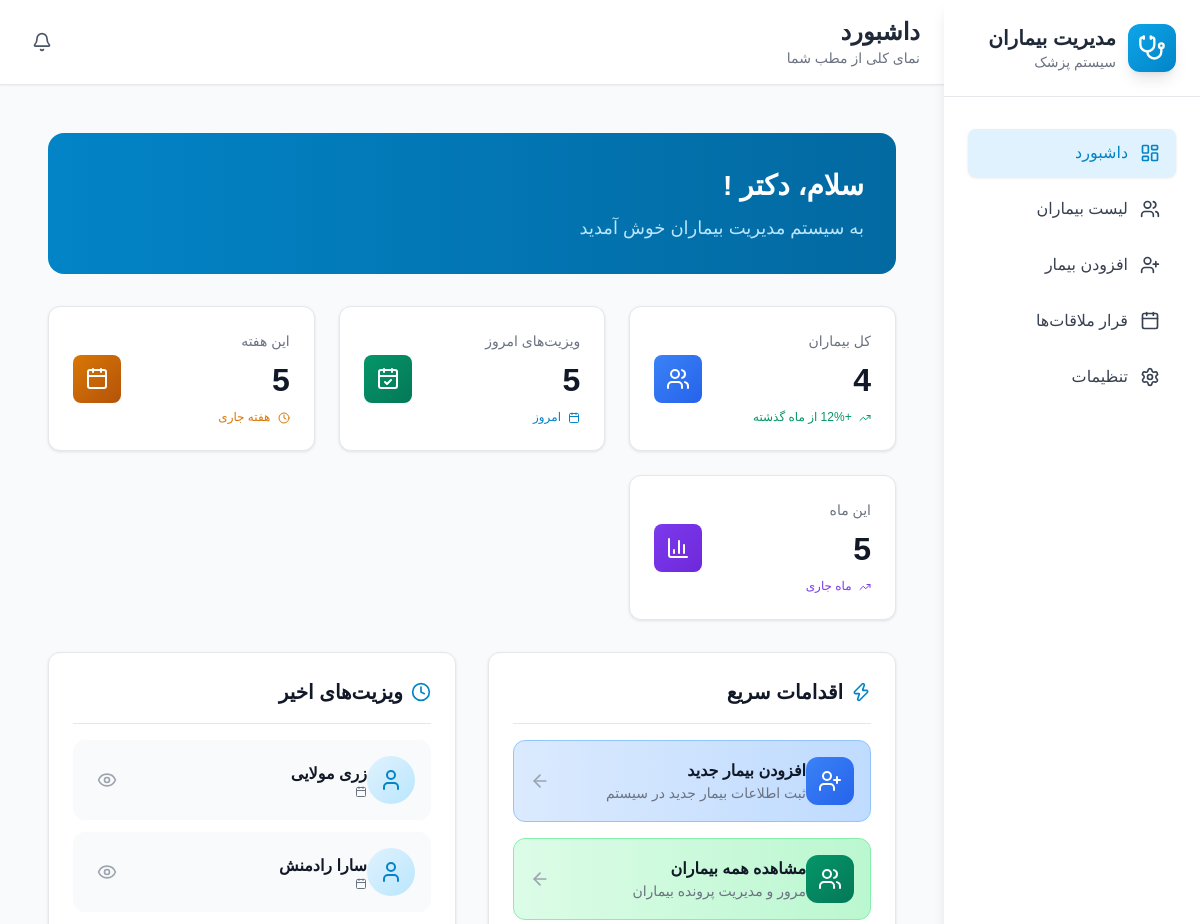
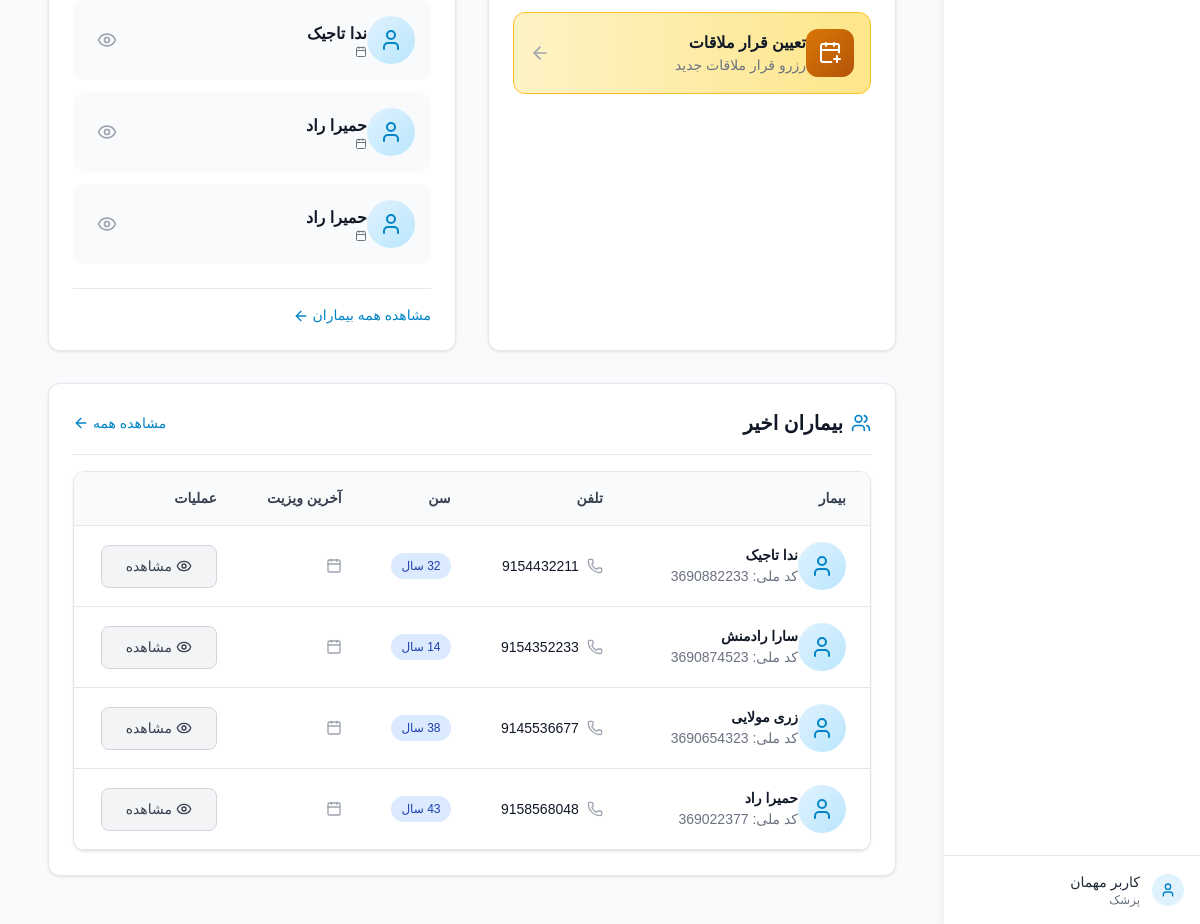
Before: /dashboard/ with the older database file (2 pictures, top to bottom).
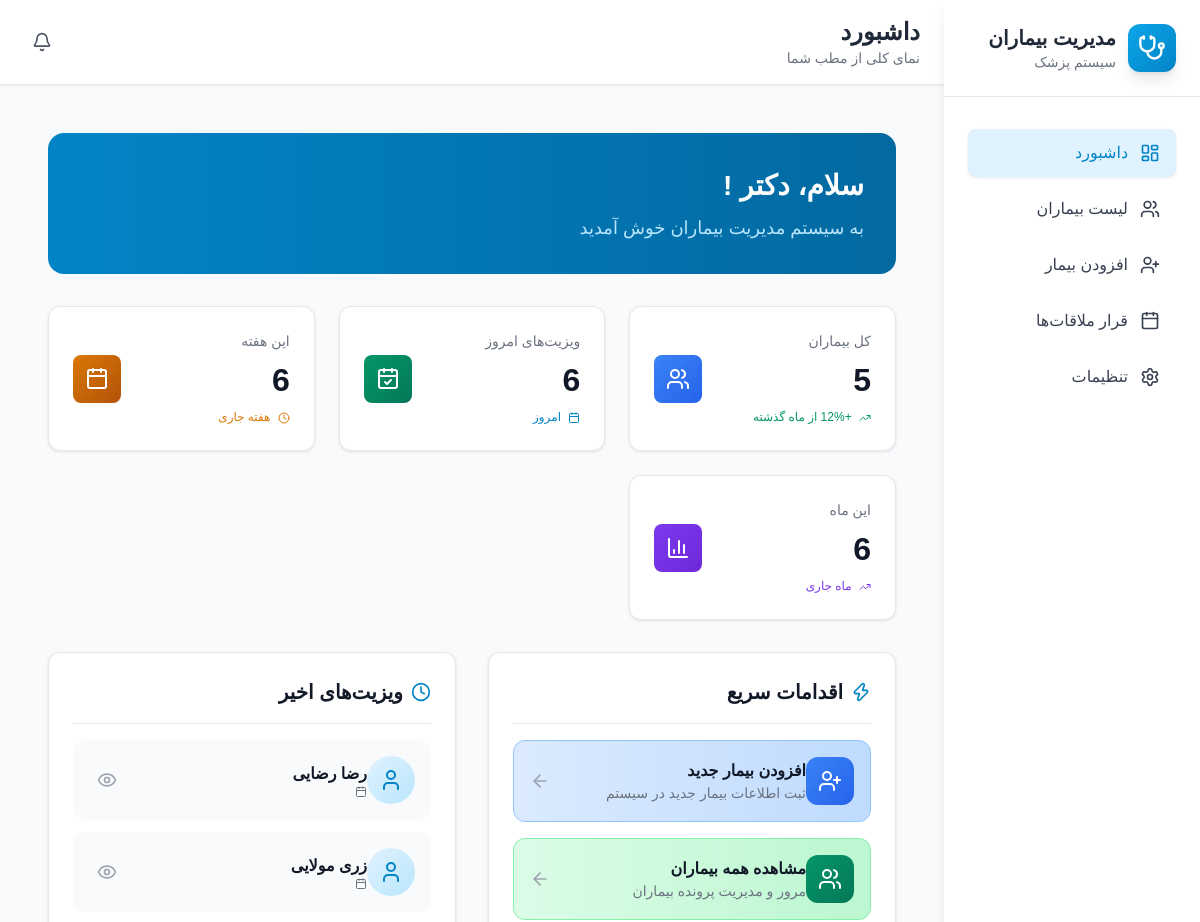
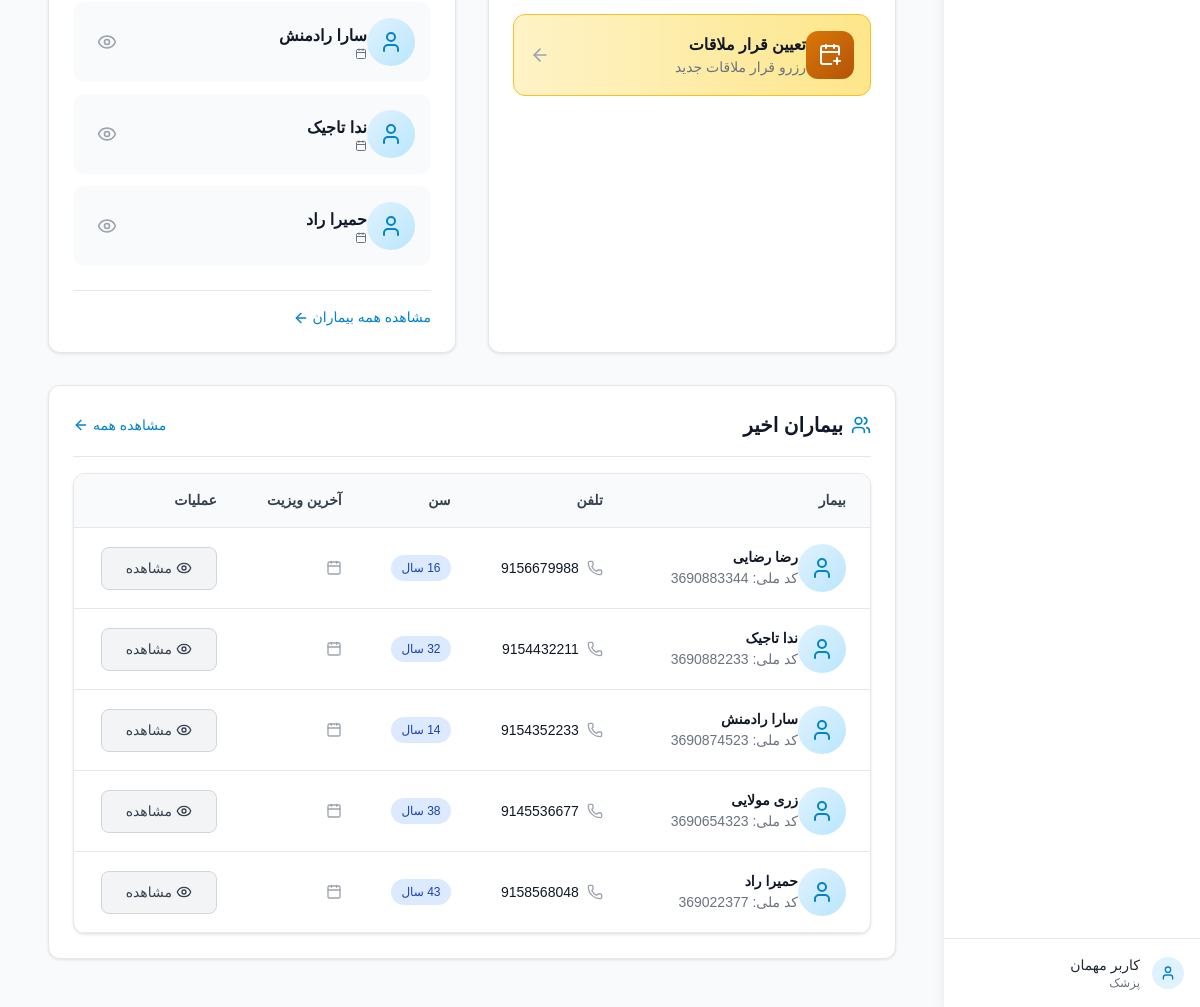
After: the same page with the newer database file (2 pictures, top to bottom).
### patients/models.py (models this page shows, shortened)
class Visit(models.Model):
    patient = models.ForeignKey(Patient, on_delete=models.CASCADE, related_name='visits')
    visit_date = models.DateTimeField(auto_now_add=True)
    diagnosis = models.TextField()
    prescription = models.TextField(blank=True)
    notes = models.TextField(blank=True)
    next_visit_date = models.CharField(max_length=10, null=True, blank=True, help_text="تاریخ ویزیت بعدی به صورت شمسی (YYYY/MM/DD)")
    created_at = models.DateTimeField(auto_now_add=True)
    updated_at = models.DateTimeField(auto_now=True)
    class Meta:
        ordering = ['-visit_date']

class Patient(models.Model):
    GENDER_CHOICES = [
        ('M', 'مرد'),
        ('F', 'زن'),
        ('O', 'سایر'),
    ]
    first_name = models.CharField(max_length=100)
    last_name = models.CharField(max_length=100)
    national_id = models.CharField(
        max_length=20,
        unique=True,
        validators=[RegexValidator(
            regex=r'^\d+$',
            message='کد ملی باید فقط شامل اعداد باشد'
        )]
    )
    birth_date = models.CharField(max_length=10, help_text="تاریخ تولد به صورت شمسی (YYYY/MM/DD)")
    gender = models.CharField(max_length=1, choices=GENDER_CHOICES)
    phone = models.CharField(
        max_length=15,
        validators=[RegexValidator(
            regex=r'^\+?1?\d{9,15}$',
            message='شماره تلفن باید در فرمت صحیح وارد شود. حداکثر 15 رقم مجاز است.'
        )]
    )
    address = models.TextField()
    created_at = models.DateTimeField(auto_now_add=True)
    updated_at = models.DateTimeField(auto_now=True)
    class Meta:
        ordering = ['last_name', 'first_name']
    @property
    def full_name(self):
        return f"{self.first_name} {self.last_name}"
    @property
    def age(self):
        if not self.birth_date:
            return None
        try:
            parts = self.birth_date.split('/')
            if len(parts) != 3:
                return None
            jalali_year = int(parts[0])
            current_jalali_year = 1403  # Current Jalali year
            return current_jalali_year - jalali_year
        except (ValueError, IndexError):
            return None

### patients/views.py (the view)
# urls.py: path('dashboard/', views.dashboard, name='dashboard'),
def dashboard(request):
    total_patients = Patient.objects.count()
    today = timezone.now().date()
    today_visits = Visit.objects.filter(visit_date__date=today).count()
    week_start = today - timedelta(days=today.weekday())
    week_visits = Visit.objects.filter(visit_date__date__gte=week_start).count()
    month_start = today.replace(day=1)
    month_visits = Visit.objects.filter(visit_date__date__gte=month_start).count()
    recent_visits = Visit.objects.select_related('patient').order_by('-visit_date')[:5]
    recent_patients = Patient.objects.prefetch_related('visits').order_by('-created_at')[:10]
    context = {
        'total_patients': total_patients,
        'today_visits': today_visits,
        'week_visits': week_visits,
        'month_visits': month_visits,
        'recent_visits': recent_visits,
        'recent_patients': recent_patients,
    }
    return render(request, 'dashboard.html', context)

### patients/context_processors.py (called while the page is built)
def notifications_context(request):
    unread_count = Notification.objects.filter(is_read=False).count()
    return {
        'unread_notifications_count': unread_count,
    }

### patients/templatetags/jalali.py (called while the page is built, shortened)
def _to_datetime(value):
    if isinstance(value, datetime):
        return value
    if isinstance(value, date):
        return datetime(value.year, value.month, value.day)
    return None

@register.filter(name="jalali")
def jalali(value, fmt: str = "%Y/%m/%d"):
    if value in (None, ""):
        return ""
    dt = _to_datetime(value)
    if not dt:
        return value
    if jdatetime is None:
        return dt.strftime(fmt)
    jdt = jdatetime.datetime.fromgregorian(datetime=dt)
    return jdt.strftime(fmt)

### templates/dashboard.html (shortened to what the changed rows need)
{% extends 'base.html' %}
{% load static %}
{% load jalali %}
{% block page_title %}داشبورد{% endblock %}
{% block content %}
<div style="padding: 24px;">
    <div style="background: linear-gradient(to right, #0284c7, #0369a1); border-radius: 16px; padding: 32px; color: white; margin-bottom: 32px;">
        <div style="display: flex; align-items: center; justify-content: space-between;">
            <div>
                <h1 style="font-size: 28px; font-weight: bold; margin-bottom: 8px;">سلام، دکتر {{ user.get_full_name|default:user.username }}!</h1>
            </div>
        </div>
    </div>
    <div style="display: grid; grid-template-columns: repeat(auto-fit, minmax(250px, 1fr)); gap: 24px; margin-bottom: 32px;">
        <div class="stat-card">
            <div style="display: flex; align-items: center; justify-content: space-between;">
                <div>
                    <p style="font-size: 14px; font-weight: 500; color: #6b7280; margin-bottom: 4px;">کل بیماران</p>
                    <p style="font-size: 32px; font-weight: bold; color: #111827;">{{ total_patients|default:"0" }}</p>
                    <p style="font-size: 12px; color: #059669; margin-top: 4px;">
                        <i data-lucide="trending-up" style="width: 12px; height: 12px; display: inline; margin-left: 4px;"></i>
                        +12% از ماه گذشته
                    </p>
                </div>
            </div>
        </div>
        <div class="stat-card">
            <div style="display: flex; align-items: center; justify-content: space-between;">
                <div>
                    <p style="font-size: 14px; font-weight: 500; color: #6b7280; margin-bottom: 4px;">ویزیت‌های امروز</p>
                    <p style="font-size: 32px; font-weight: bold; color: #111827;">{{ today_visits|default:"0" }}</p>
                    <p style="font-size: 12px; color: #0284c7; margin-top: 4px;">
                        <i data-lucide="calendar" style="width: 12px; height: 12px; display: inline; margin-left: 4px;"></i>
                        امروز
                    </p>
                </div>
            </div>
        </div>
        <div class="stat-card">
            <div style="display: flex; align-items: center; justify-content: space-between;">
                <div>
                    <p style="font-size: 14px; font-weight: 500; color: #6b7280; margin-bottom: 4px;">این هفته</p>
                    <p style="font-size: 32px; font-weight: bold; color: #111827;">{{ week_visits|default:"0" }}</p>
                    <p style="font-size: 12px; color: #d97706; margin-top: 4px;">
                        <i data-lucide="clock" style="width: 12px; height: 12px; display: inline; margin-left: 4px;"></i>
                        هفته جاری
                    </p>
                </div>
            </div>
        </div>
        <div class="stat-card">
            <div style="display: flex; align-items: center; justify-content: space-between;">
                <div>
                    <p style="font-size: 14px; font-weight: 500; color: #6b7280; margin-bottom: 4px;">این ماه</p>
                    <p style="font-size: 32px; font-weight: bold; color: #111827;">{{ month_visits|default:"0" }}</p>
                    <p style="font-size: 12px; color: #7c3aed; margin-top: 4px;">
                        <i data-lucide="trending-up" style="width: 12px; height: 12px; display: inline; margin-left: 4px;"></i>
                        ماه جاری
                    </p>
                </div>
            </div>
        </div>
    </div>
    <div style="display: grid; grid-template-columns: repeat(auto-fit, minmax(400px, 1fr)); gap: 32px; margin-bottom: 32px;">
        <div class="card">
            {% if recent_visits %}
                <div style="display: flex; flex-direction: column; gap: 12px;">
                    {% for visit in recent_visits %}
                    <div style="display: flex; align-items: center; justify-content: space-between; padding: 16px; background: #f9fafb; border-radius: 12px; transition: background-color 0.2s;">
                        <div style="display: flex; align-items: center;">
                            <div style="width: 48px; height: 48px; background: linear-gradient(to bottom right, #e0f2fe, #bae6fd); border-radius: 50%; display: flex; align-items: center; justify-content: center;">
                                <i data-lucide="user" style="width: 24px; height: 24px; color: #0284c7;"></i>
                            </div>
                            <div style="margin-left: 16px;">
                                <p style="font-weight: 600; color: #111827; margin: 0;">{{ visit.patient.full_name }}</p>
                                <p style="font-size: 14px; color: #6b7280; margin: 0; display: flex; align-items: center;">
                                    <i data-lucide="calendar" style="width: 12px; height: 12px; margin-left: 4px;"></i>
                                </p>
                            </div>
                        </div>
                        <a href="{% url 'patient_detail' visit.patient.id %}" style="padding: 8px; color: #9ca3af; border-radius: 8px; transition: all 0.2s;">
                            <i data-lucide="eye" style="width: 20px; height: 20px;"></i>
                        </a>
                    </div>
                    {% endfor %}
                </div>
            {% endif %}
        </div>
    </div>
    <div class="card">
        {% if recent_patients %}
            <div class="table-container">
                <div style="overflow-x: auto;">
                    <table style="width: 100%;">
                        <thead class="table-header">
                            <tr>
                                <th class="table-cell" style="font-weight: 600; color: #374151;">بیمار</th>
                                <th class="table-cell" style="font-weight: 600; color: #374151;">تلفن</th>
                                <th class="table-cell" style="font-weight: 600; color: #374151;">سن</th>
                                <th class="table-cell" style="font-weight: 600; color: #374151;">آخرین ویزیت</th>
                                <th class="table-cell" style="font-weight: 600; color: #374151;">عملیات</th>
                            </tr>
                        </thead>
                        <tbody>
                            {% for patient in recent_patients %}
                            <tr class="table-row">
                                <td class="table-cell">
                                    <div style="display: flex; align-items: center;">
                                        <div style="width: 48px; height: 48px; background: linear-gradient(to bottom right, #e0f2fe, #bae6fd); border-radius: 50%; display: flex; align-items: center; justify-content: center;">
                                            <i data-lucide="user" style="width: 24px; height: 24px; color: #0284c7;"></i>
                                        </div>
                                        <div style="margin-left: 16px;">
                                            <div style="font-weight: 600; color: #111827;">{{ patient.full_name }}</div>
                                            <div style="font-size: 14px; color: #6b7280;">کد ملی: {{ patient.national_id }}</div>
                                        </div>
                                    </div>
                                </td>
                                <td class="table-cell">
                                    <div style="display: flex; align-items: center; color: #111827;">
                                        <i data-lucide="phone" style="width: 16px; height: 16px; margin-left: 8px; color: #9ca3af;"></i>
                                        {{ patient.phone }}
                                    </div>
                                </td>
                                <td class="table-cell">
                                    <span class="badge badge-info">{{ patient.age }} سال</span>
                                </td>
                                <td class="table-cell">
                                    {% if patient.visits.first %}
                                        <div style="display: flex; align-items: center; color: #111827;">
                                            <i data-lucide="calendar" style="width: 16px; height: 16px; margin-left: 8px; color: #9ca3af;"></i>
                                        </div>
                                    {% else %}
                                        <span class="badge badge-warning">هنوز ویزیتی نداشته</span>
                                    {% endif %}
                                </td>
                                <td class="table-cell">
                                    <a href="{% url 'patient_detail' patient.id %}" class="btn-secondary" style="font-size: 14px;">
                                        <i data-lucide="eye" style="width: 16px; height: 16px; margin-left: 4px;"></i>
                                        مشاهده
                                    </a>
                                </td>
                            </tr>
                            {% endfor %}
                        </tbody>
                    </table>
                </div>
            </div>
        {% endif %}
    </div>
</div>
{% endblock %}

Changed rows visible on the page:
no longer on this page (row unchanged): Visit: patient.full_name "حمیرا راد"
added Visit: patient.full_name "رضا رضایی"
added Patient: full_name "رضا رضایی", national_id "3690883344", phone "9156679988"
Other visible differences:
{{ total_patients|default:"0" }}: "4" → "5"
{{ today_visits|default:"0" }}: "5" → "6"
{{ week_visits|default:"0" }}: "5" → "6"
{{ month_visits|default:"0" }}: "5" → "6"
